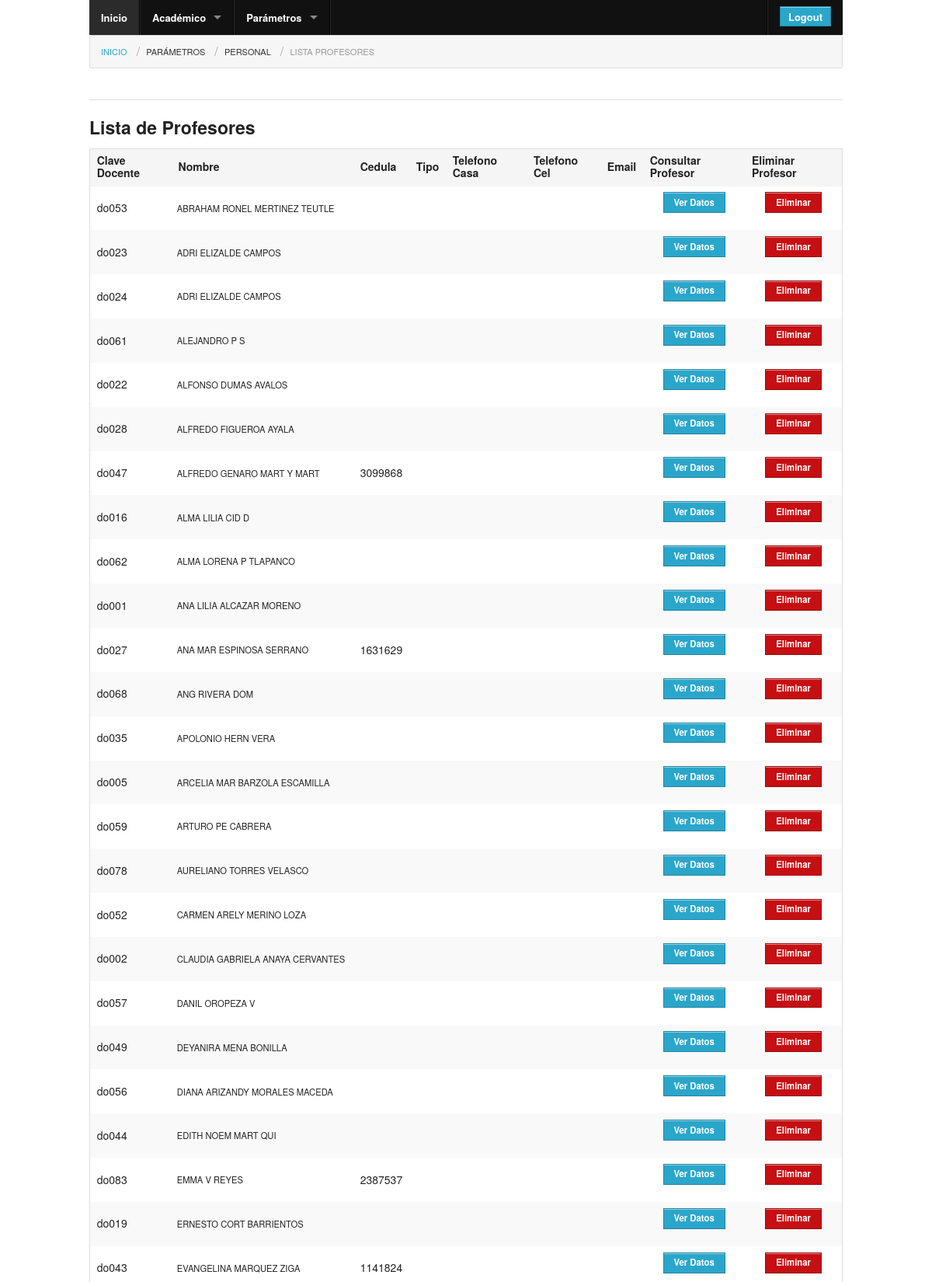
The page /sistema/index.php/admin/listar_profesores (upper part) on the database its author committed.
### tables this page shows
CREATE TABLE IF NOT EXISTS `profesores` (
  `clave_docente` varchar(15) NOT NULL,
  `nombre` varchar(50) NOT NULL,
  `paterno` varchar(50) NOT NULL,
  `materno` varchar(50) NOT NULL,
  `cedula` varchar(50) NOT NULL,
  `tipo` varchar(20) NOT NULL,
  `domicilio` varchar(120) NOT NULL,
  `municipio` varchar(40) NOT NULL,
  `estado` varchar(40) NOT NULL,
  `telefono_casa` varchar(20) NOT NULL,
  `telefono_cel` varchar(20) NOT NULL,
  `email` varchar(100) NOT NULL,
  `fecha_nacimiento` varchar(50) NOT NULL,
  `sexo` int(1) NOT NULL,
  `estado_civil` int(1) NOT NULL,
  `colonia` varchar(90) NOT NULL,
  `telefono_trabajo` varchar(20) NOT NULL,
  `perfil` varchar(100) NOT NULL,
  `curp` varchar(100) NOT NULL,
  `fecha_ingreso` varchar(50) NOT NULL,
  `horario_laboral` varchar(50) NOT NULL,
  `funciones` varchar(200) NOT NULL,
  `lengua` varchar(50) NOT NULL,
  `rfc` varchar(40) NOT NULL,
  `clave_presupuestal` varchar(40) NOT NULL,
  `tipo_nombramiento` varchar(80) NOT NULL,
  `categoria` varchar(80) NOT NULL,
  `grado` varchar(10) NOT NULL,
  `grupo` varchar(10) NOT NULL,
  `escolaridad` varchar(200) NOT NULL
);

### sistema/application/controllers/admin.php (called while the page is built, shortened)
<?php if ( ! defined('BASEPATH')) exit('No direct script access allowed');
class Admin extends CI_Controller {
  function __construct()
  {
		$this->load->helper('url');
		$this->load->helper('form');
		$this->load->model('user');
		$this->load->model('alumnos');
		$this->load->model('m_admin');
		$this->load->library('form_validation');
  }
 function listar_profesores()
	{
		$session_data = $this->session->userdata('logged_in');
	    $data['idsession'] = $session_data['id_nivel'];
	  	$data['especialidades'] = $this->alumnos->especialidades();
		$data['m_profesores'] = $this->m_admin->lista_profesores();
		$this->load->view('common/header');
	    $this->load->view('common/menu', $data);
        $this->load->view('lista_profesores', $data);
		$this->load->view('common/footer');
	}
}
?>

### sistema/index.php (called while the page is built, shortened)
<?php
require_once BASEPATH.'core/CodeIgniter'.EXT;

### sistema/application/models/m_admin.php (called while the page is built, shortened)
<?php
class m_admin extends CI_Model{
	function lista_profesores(){
		$this->db->select('*');
		$this->db->from("profesores");
		$this->db->order_by("nombre", "asc");
		$query = $this->db->get();
	     if ($query->num_rows>0 ){
			foreach ($query->result() as $datos){
				$data[] = $datos;
			}
			return $data;
		}
	}
}
?>

### sistema/application/views/lista_profesores.php (the view, shortened to what this page needs)
<div class="row"><div class="large-12 columns">
<ul class="breadcrumbs">
  <li><a href="<?=base_url();?>home">Inicio</a></li>
  <li class="current"><a href="#">Parámetros</a></li>
  <li class="current"><a href="<?=base_url();?>admin">Personal</a></li>
  <li class="unavailable"><a href="#">Lista Profesores</a></li>
</ul>
</div></div>
<div class="row">
		<div class="large-12 columns">
            <hr />
<h4> Lista de Profesores </h4>
<table width="100%">
  <thead>
	<tr>
		<th>Clave Docente</th>
		<th>Nombre</th>
		<th>Cedula</th>
        <th>Tipo</th>
        <th>Telefono Casa</th>
        <th>Telefono Cel</th>
        <th>Email</th>
        <th>Consultar Profesor</th>
        <th>Eliminar Profesor</th>
	</tr>
</thead>
<tbody>
<?php $n = 0; if($m_profesores){?>
<?php
foreach($m_profesores as $valor):?>
	<tr>
		<td><?=$valor->clave_docente ?></td>
		<td style="font-size:.7em;"><?=$valor->nombre ?> <?=$valor->paterno ?> <?=$valor->materno ?></td>
        <td><?=$valor->cedula ?></td>
        <td><?=$valor->tipo ?></td>
        <td><?=$valor->telefono_casa ?></td>
        <td><?=$valor->telefono_cel ?></td>
        <td><?=$valor->email ?></td>
		<td align='center'><?=anchor('admin/vista_profesor/'.$valor->clave_docente, 'Ver Datos','class="small button"')?></td>
    <td align='center'><a href="#" class="small button alert" onclick="eli('<?= $valor->clave_docente; ?>')" data-reveal-id="myModaleliminar" data-reveal>Eliminar</a></td>
	</tr>
<?php $n ++; endforeach;?>
<?php }?>
</tbody>
</table>
  </div>
</div>

### sistema/application/views/common/header.php (shortened to what this page needs)
<!DOCTYPE html>
 <html class="no-js" lang="en">
<head>
  <link rel="stylesheet" href="<?=base_url();?>common/css/normalize.css" />
  <link rel="stylesheet" href="<?=base_url();?>common/css/foundation.css" />
</head>
<body>

### sistema/application/views/common/menu.php (shortened to what this page needs)
<div class="row">
		<div class="large-12 columns">
<nav class="top-bar">
  <section class="top-bar-section">
    <ul class="left">
    <li class="active"><a href="<?=base_url();?>home">Inicio</a></li>
    <li class="divider"></li>
      <li class="has-dropdown"><a href="#">Académico</a>
      </li>
      <li class="divider"></li>
		<li class="has-dropdown"><a href="#">Parámetros</a>
      </li>
      <li class="divider"></li>
    </ul>
    <ul class="right">
      <li class="divider"></li>
      <li class="has-form">
        <a class="button" href="<?=base_url();?>home/logout">Logout</a>
      </li>
    </ul>
  </section>
</nav>
</div>
</div>

### sistema/application/views/common/footer.php (shortened to what this page needs)
</body>
</html>

### rows shown on the page
profesores: clave_docente "do053", nombre "ABRAHAM RONEL", paterno "MERTINEZ", materno "TEUTLE", clave_docente "Ver Datos"
profesores: clave_docente "do023", nombre "ADRI", paterno "ELIZALDE", materno "CAMPOS", clave_docente "Ver Datos"
profesores: clave_docente "do024", nombre "ADRI", paterno "ELIZALDE", materno "CAMPOS", clave_docente "Ver Datos"
profesores: clave_docente "do061", nombre "ALEJANDRO", paterno "P", materno "S", clave_docente "Ver Datos"
profesores: clave_docente "do022", nombre "ALFONSO", paterno "DUMAS", materno "AVALOS", clave_docente "Ver Datos"
profesores: clave_docente "do028", nombre "ALFREDO", paterno "FIGUEROA", materno "AYALA", clave_docente "Ver Datos"
profesores: clave_docente "do047", nombre "ALFREDO GENARO", paterno "MART", materno "Y MART", cedula "3099868", clave_docente "Ver Datos"
profesores: clave_docente "do016", nombre "ALMA LILIA", paterno "CID", materno "D", clave_docente "Ver Datos"
profesores: clave_docente "do062", nombre "ALMA LORENA", paterno "P", materno "TLAPANCO", clave_docente "Ver Datos"
profesores: clave_docente "do001", nombre "ANA LILIA", paterno "ALCAZAR", materno "MORENO", clave_docente "Ver Datos"
profesores: clave_docente "do027", nombre "ANA MAR", paterno "ESPINOSA", materno "SERRANO", cedula "1631629", clave_docente "Ver Datos"
profesores: clave_docente "do068", nombre "ANG", paterno "RIVERA", materno "DOM", clave_docente "Ver Datos"
profesores: clave_docente "do035", nombre "APOLONIO", paterno "HERN", materno "VERA", clave_docente "Ver Datos"
profesores: clave_docente "do005", nombre "ARCELIA MAR", paterno "BARZOLA", materno "ESCAMILLA", clave_docente "Ver Datos"
profesores: clave_docente "do059", nombre "ARTURO", paterno "PE", materno "CABRERA", clave_docente "Ver Datos"
profesores: clave_docente "do078", nombre "AURELIANO", paterno "TORRES", materno "VELASCO", clave_docente "Ver Datos"
profesores: clave_docente "do052", nombre "CARMEN ARELY", paterno "MERINO", materno "LOZA", clave_docente "Ver Datos"
profesores: clave_docente "do002", nombre "CLAUDIA GABRIELA", paterno "ANAYA", materno "CERVANTES", clave_docente "Ver Datos"
profesores: clave_docente "do057", nombre "DANIL", paterno "OROPEZA", materno "V", clave_docente "Ver Datos"
profesores: clave_docente "do049", nombre "DEYANIRA", paterno "MENA", materno "BONILLA", clave_docente "Ver Datos"
profesores: clave_docente "do056", nombre "DIANA ARIZANDY", paterno "MORALES", materno "MACEDA", clave_docente "Ver Datos"
profesores: clave_docente "do044", nombre "EDITH NOEM", paterno "MART", materno "QUI", clave_docente "Ver Datos"
profesores: clave_docente "do083", nombre "EMMA", paterno "V", materno "REYES", cedula "2387537", clave_docente "Ver Datos"
profesores: clave_docente "do019", nombre "ERNESTO", paterno "CORT", materno "BARRIENTOS", clave_docente "Ver Datos"
profesores: clave_docente "do043", nombre "EVANGELINA", paterno "MARQUEZ", materno "ZIGA", cedula "1141824", clave_docente "Ver Datos"
